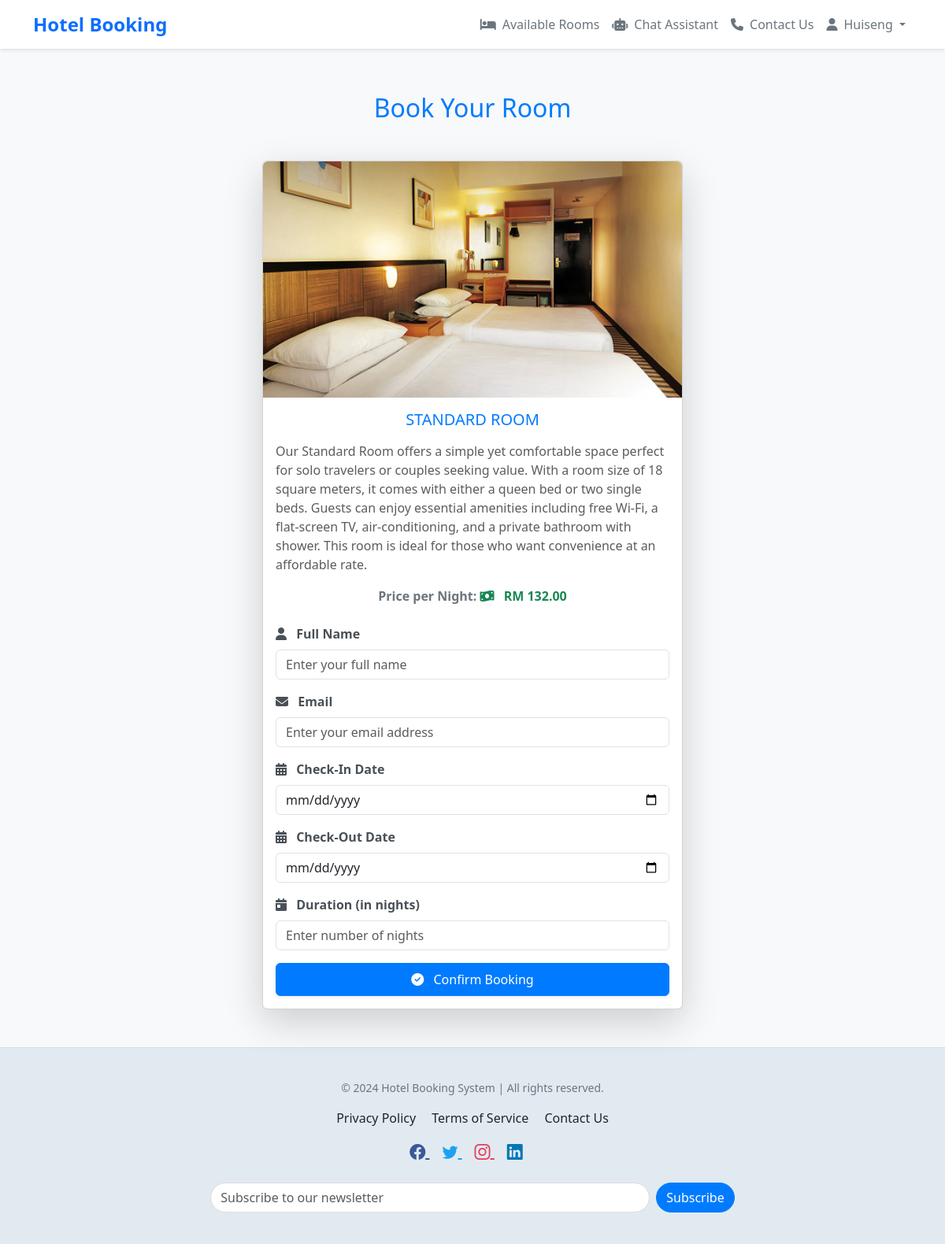
Screenshot of /hotel_booking/book/1/ (signed in) with the database file from the repository.
### hotel_booking/models.py (models this page shows, shortened)
class Room(models.Model):
    name = models.CharField(max_length=100)
    description = models.TextField()
    price = models.DecimalField(max_digits=10, decimal_places=2)
    capacity = models.IntegerField(default=2)
    image = models.ImageField(upload_to='room_images/', null=True, blank=True)
    created_at = models.DateTimeField(auto_now_add=True)
    updated_at = models.DateTimeField(auto_now=True)
    class Meta:
        verbose_name = "Room"
        verbose_name_plural = "Rooms"

### hotel_booking/views.py (the view, shortened to what this page needs)
# urls.py: path('book/<int:room_id>/', views.book_room, name='book_room'),
@login_required
def book_room(request, room_id):
    room = get_object_or_404(Room, id=room_id)
    return render(request, 'hotel_booking/book_room.html', {'room': room})

### hotel_booking/templates/hotel_booking/book_room.html (shortened to what this page needs)
{% extends 'hotel_booking/base.html' %}
{% block content %}
<div class="container my-5">
    <h2 class="text-center mb-5 text-primary">Book Your Room</h2>
    <div class="row justify-content-center">
        <div class="col-lg-6 col-md-8">
            <div class="card shadow-lg rounded-lg">
                <img src="{{ room.image.url }}" class="card-img-top rounded-top" alt="{{ room.name }}"
                    onerror="this.src='https://via.placeholder.com/600x400';">
                <div class="card-body">
                    <h5 class="card-title text-center text-uppercase text-primary mb-3">{{ room.name }}</h5>
                    <p class="card-text text-muted">{{ room.description }}</p>
                    <p class="text-center fw-bold">
                        <span class="text-secondary">Price per Night:</span>
                        <span class="text-success">
                            <i class="fas fa-money-bill-wave me-2"></i> RM {{ room.price }}
                        </span>
                    </p>
                    <form method="post" class="mt-4">
                        <div class="mb-3">
                            <label for="name" class="form-label">
                                <i class="fas fa-user me-2"></i> Full Name
                            </label>
                            <input type="text" class="form-control" id="name" name="name"
                                placeholder="Enter your full name" required>
                        </div>
                        <div class="mb-3">
                            <label for="email" class="form-label">
                                <i class="fas fa-envelope me-2"></i> Email
                            </label>
                            <input type="email" class="form-control" id="email" name="email"
                                placeholder="Enter your email address" required>
                        </div>
                        <div class="mb-3">
                            <label for="check_in" class="form-label">
                                <i class="fas fa-calendar-alt me-2"></i> Check-In Date
                            </label>
                            <input type="date" class="form-control" id="check_in" name="check_in" required onchange="calculateDuration()">
                        </div>
                        <div class="mb-3">
                            <label for="check_out" class="form-label">
                                <i class="fas fa-calendar-alt me-2"></i> Check-Out Date
                            </label>
                            <input type="date" class="form-control" id="check_out" name="check_out" required onchange="calculateDuration()">
                        </div>
                        <div class="mb-3">
                            <label for="duration" class="form-label">
                                <i class="fas fa-calendar-day me-2"></i> Duration (in nights)
                            </label>
                            <input type="number" class="form-control" id="duration" name="duration"
                                placeholder="Enter number of nights" readonly>
                        </div>
                        <button type="submit" class="btn btn-primary w-100 py-2 shadow-sm hover-zoom">
                            <i class="fas fa-check-circle me-2"></i> Confirm Booking
                        </button>
                    </form>
                </div>
            </div>
        </div>
    </div>
</div>
{% endblock %}

### hotel_booking/templates/hotel_booking/base.html (shortened to what this page needs)
<!DOCTYPE html>
<html lang="en">
<head>
    <link href="https://cdn.jsdelivr.net/npm/bootstrap@5.3.3/dist/css/bootstrap.min.css" rel="stylesheet">
    <link href="https://cdnjs.cloudflare.com/ajax/libs/bootstrap-icons/1.10.5/font/bootstrap-icons.min.css" rel="stylesheet">
    <link rel="stylesheet" href="https://cdnjs.cloudflare.com/ajax/libs/font-awesome/6.6.0/css/all.min.css"
    />
</head>
<body>
    <nav class="navbar navbar-expand-lg navbar-light fixed-top">
        <div class="container">
            <a class="navbar-brand" href="{% url 'index' %}">
            Hotel Booking
        </a>
            <div class="collapse navbar-collapse" id="navbarNav">
                <ul class="navbar-nav ms-auto">
                    <li class="nav-item">
                        <a class="nav-link" href="{% url 'available_rooms' %}">
                            <i class="fas fa-bed me-2"></i>Available Rooms
                        </a>
                    </li>
                    {% if user.is_authenticated %}
                    <li class="nav-item">
                        <a class="nav-link" href="{% url 'chatbot' %}">
                            <i class="fas fa-robot me-2"></i>Chat Assistant
                        </a>
                    </li>
                    {% endif %}
                    <li class="nav-item">
                        <a class="nav-link" href="{% url 'contact_us' %}">
                            <i class="fas fa-phone me-2"></i>Contact Us
                        </a>
                    </li>
                    {% if user.is_authenticated %}
                    <li class="nav-item dropdown">
                        <a class="nav-link dropdown-toggle" href="#" id="userDropdown" role="button" data-bs-toggle="dropdown" aria-expanded="false">
                            <i class="fas fa-user me-2"></i>{{ user.username }}
                        </a>
                    </li>
                    {% endif %}
                </ul>
            </div>
        </div>
    </nav>
    <main class="container my-4">
        {% block content %} {% endblock %}
    </main>
    <footer>
        <div class="container text-center">
            <p style="font-size: 14px;">&copy; 2024 Hotel Booking System | All rights reserved.</p>
            <div class="footer-links my-3">
                <a href="#" class="me-3">Privacy Policy</a>
                <a href="#" class="me-3">Terms of Service</a>
                <a href="#">Contact Us</a>
            </div>
            <div class="social-icons mt-3">
                <a href="#" aria-label="Facebook" class="me-3" style="color: #3b5998;">
                    <i class="bi bi-facebook"></i>
                </a>
                <a href="#" aria-label="Twitter" class="me-3" style="color: #1da1f2;">
                    <i class="bi bi-twitter"></i>
                </a>
                <a href="#" aria-label="Instagram" class="me-3" style="color: #e4405f;">
                    <i class="bi bi-instagram"></i>
                </a>
                <a href="#" aria-label="LinkedIn" class="me-3" style="color: #0077b5;">
                    <i class="bi bi-linkedin"></i>
                </a>
            </div>
            <div class="newsletter mt-4">
                <form action="#" method="post" class="d-flex justify-content-center">
                    <input type="email" class="form-control w-50" placeholder="Subscribe to our newsletter" style="border-radius: 25px; border: 1px solid #ddd;">
                    <button type="submit" class="btn btn-primary ms-2" style="border-radius: 25px;">Subscribe</button>
                </form>
            </div>
        </div>
    </footer>
</body>
</html>
</body>
</html>

### hotel_booking/templates/hotel_booking/base.html (style rules this page uses)
body { font-family: 'Segoe UI', Tahoma, Geneva, Verdana, sans-serif; padding-top: 70px; background-color: #f8f9fa; }
.navbar { background-color: #ffffff; box-shadow: 0 2px 4px rgba(0, 0, 0, 0.1); }
.navbar-brand { font-weight: bold; color: #0d6efd; font-size: 24px; }
.nav-link { color: #6c757d; font-size: 16px; padding: 10px 15px; }
footer { background-color: #e2eaf1; padding: 40px 0; border-top: 1px solid #ddd; }
footer p, footer a { color: #6c757d; margin: 0; }
.footer-links a { text-decoration: none; transition: color 0.3s; color: #212529; }
.social-icons a { font-size: 20px; margin-right: 15px; transition: all 0.3s; }
.me-2 { margin-right: 0.5rem; }

### hotel_booking/templates/hotel_booking/book_room.html (style rules this page uses)
.card { box-shadow: 0 4px 20px rgba(0, 0, 0, 0.1); }
.card-img-top { object-fit: cover; height: 300px; }
.text-primary { color: #007bff !important; }
.form-label { font-weight: bold; color: #495057; }
.btn-primary { background-color: #007bff; border-color: #007bff; }
.me-2 { margin-right: 0.5rem; }

### rows the page displays
Room: image (picture), name "STANDARD ROOM", description "Our Standard Room offers a simple yet comfortable space perfect for solo travelers or couples seeking value. With a room size of 18 square meters, it comes with either a queen bed or two single beds. Guests can enjoy essential amenities including free Wi-Fi, a flat-screen TV, air-conditioning, and a private bathroom with shower. This room is ideal for those who want convenience at an affordable rate.", price "132.00"

### other values shown
{{ user.username }} "Huiseng"
